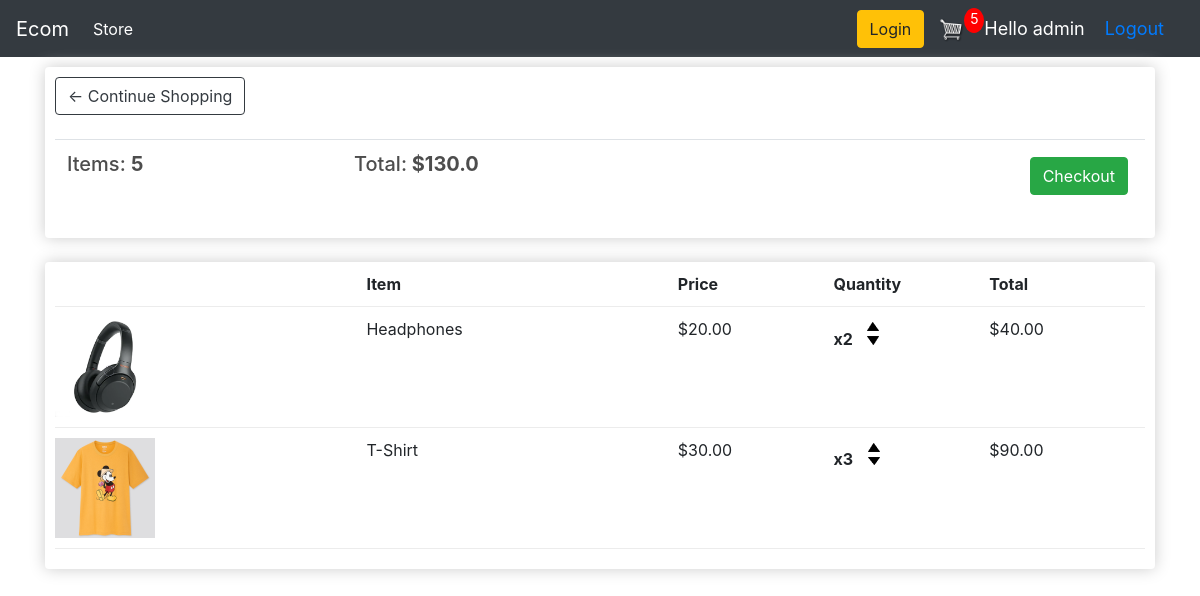
The app's page /cart/ (signed in) with its own data.
### store/models.py (models this page shows, shortened)
class Order(models.Model):
    customer = models.ForeignKey(Customer, on_delete=models.SET_NULL, blank=True, null=True )
    date_ordered = models.DateTimeField(auto_now_add=True)
    complete = models.BooleanField(default=False, null = True, blank = False)
    transaction_id = models.CharField(max_length= 200, null= True)
    @property
    def get_cart_total(self):
        orderitems = self.orderitem_set.all()
        total = sum([item.get_total for item in orderitems])
        return total
    @property
    def get_cart_items(self):
        orderitems = self.orderitem_set.all()
        total = sum([item.quantity for item in orderitems])
        return total

class OrderItem(models.Model):
    product = models.ForeignKey(Product, on_delete=models.SET_NULL, blank= True, null=True)
    order = models.ForeignKey(Order, on_delete=models.SET_NULL, blank= True ,null= True)
    quantity = models.IntegerField(default=0, null=True, blank=True)
    date_added = models.DateTimeField(auto_now_add=True)
    @property
    def get_total(self):
        total = self.product.price * self.quantity
        return total

class Product(models.Model):
    name = models.CharField(max_length=100, null= True)
    price = models.FloatField()
    digital = models.BooleanField(default=False, null=True, blank=False)
    image = models.ImageField(null=True, blank=True)
    @property
    def imageURL(self):
        try:
            url = self.image.url
        except:
            url =''
        return url

### store/views.py (the view)
# urls.py: path('cart/', views.cart, name="cart"),
def cart(request):
    if request.user.is_authenticated:
        customer = request.user.customer
        order, created = Order.objects.get_or_create(customer = customer, complete = False)
        items = order.orderitem_set.all()
        cartItems = order.get_cart_items
    else:
        items =[]
        order ={'get_cart_items': 0, 'get_cart_total': 0 ,'shipping': False}
        cartItems = order['get_cart_items']
    return render(
        request= request,
        template_name= "store/cart.html",
        context={
            'items': items,
            'order': order,
            'cartItems':cartItems,
        }
    )

### store/templates/store/cart.html
{% extends 'store/main.html' %}
{% load static %}
{% block content %}
    <div class="row">
        <div class="col-lg-12">
            <div class="box-element">
                    <a  class="btn btn-outline-dark" href="{% url 'store' %}">&#x2190; Continue Shopping</a>
                    <br>
                    <br>
                    <table class="table">
                        <tr>
                            <th><h5>Items: <strong>{{order.get_cart_items}}</strong></h5></th>
                            <th><h5>Total:<strong> ${{order.get_cart_total}}</strong></h5></th>
                            <th>
                                <a  style="float:right; margin:5px;" class="btn btn-success"
                                href="{% url 'checkout' %}">Checkout</a>
                            </th>
                        </tr>
                    </table>
            </div>
            <br>
            <div class="box-element">
                <div class="cart-row">
                    <div style="flex:2"></div>
                    <div style="flex:2"><strong>Item</strong></div>
                    <div style="flex:1"><strong>Price</strong></div>
                    <div style="flex:1"><strong>Quantity</strong></div>
                    <div style="flex:1"><strong>Total</strong></div>
                </div>
                {% for item in items %}
                <div class="cart-row">
                    <div style="flex:2"><img class="row-image" src="{{item.product.imageURL}}"></div>
                    <div style="flex:2"><p>{{item.product.name}}</p></div>
                    <div style="flex:1"><p>${{item.product.price|floatformat:2}}</p></div>
                    <div style="flex:1">
                        <p class="quantity">x{{item.quantity}}</p>
                        <div class="quantity">
                            <img data-product="{{item.product.id}}" data-action="add"
                            class="chg-quantity update-cart" src="{% static  'images/arrow-up.png' %}">
                            <img data-product="{{item.product.id}}" data-action="remove"
                            class="chg-quantity update-cart" src="{% static  'images/arrow-down.png' %}">
                        </div>
                    </div>
                    <div style="flex:1"><p>${{item.get_total|floatformat:2}}</p></div>
                </div>
                {% endfor %}
            </div>
        </div>
    </div>
{% endblock content %}

### store/templates/store/main.html (shortened to what this page needs)
<!DOCTYPE html>
{% load static %}
<html>
<head>
    <link rel="stylesheet" type="text/css" href="{% static 'css/main.css' %}">
    <link rel="stylesheet" href="https://stackpath.bootstrapcdn.com/bootstrap/4.4.1/css/bootstrap.min.css"
>
</head>
<body>
    <nav class="navbar navbar-expand-lg navbar-dark bg-dark">
        <a class="navbar-brand" href="{% url 'store' %}">Ecom</a>
        <div class="collapse navbar-collapse" id="navbarSupportedContent">
          <ul class="navbar-nav mr-auto">
            <li class="nav-item active">
              <a class="nav-link" href="{% url 'store' %}">Store<span class="sr-only">(current)</span></a>
            </li>
          </ul>
          <div class="form-inline my-2 my-lg-0">
            <a href="{% url 'login' %}" class="btn btn-warning">Login</a>
            <a href="{% url 'cart' %}">
               <img  id="cart-icon" src="{% static 'images/cart.png' %}">
           </a>
           <p id="cart-total">{{cartItems}}</p>
          </div>
        </div>
        <span class ="hello-msg">  Hello {{request.user}}</span>
        <span class ="hello-msg" ><a href="{% url 'logout' %}">  Logout</a></span>
    </nav>
    <div class="container">
        {% block content %}
        {% endblock content %}
    </div>
</body>
</html>

### static/css/main.css (style rules this page uses)
body { background-color: hsl(0, 0%, 98%); }
h1,h2,h3,h4,h5,h6 { color:hsl(0, 0%, 30%); }
.box-element { box-shadow:hsl(0, 0%, 80%) 0 0 16px; background-color: #fff; border-radius: 4px; padding: 10px; }
.bg-dark { background-color: #4f868c!important; }
#cart-icon { width:25px; display: inline-block; margin-left: 15px; }
#cart-total { display: block; text-align: center; color:#fff; background-color: red; width: 20px; height: 25px; border-radius: 50%; font-size: 14px; }
.col-lg-4, .col-lg-6, .col-lg-8, .col-lg-12 { margin-top: 10px; }
.btn { border-radius: 0; }
.row-image { width: 100px; }
.cart-row { display: flex; align-items: flex-stretch; padding-bottom: 10px; margin-bottom: 10px; border-bottom: 1px solid #ececec; }
.quantity { display: inline-block; font-weight: 700; padding-right:10px; }
.chg-quantity { width: 12px; cursor: pointer; display: block; margin-top: 5px; transition:.1s; }

### store/templates/store/main.html (style rules this page uses)
.hello-msg { font-size: 18px; color: #fff; margin-right: 20px; }

### records on screen
Order: get_cart_items "5", get_cart_total "130.0"
OrderItem: product.imageURL (picture), product.name "Headphones", product.price "20.00", quantity "2", get_total "40.00"
OrderItem: product.imageURL (picture), product.name "T-Shirt", product.price "30.00", quantity "3", get_total "90.00"

### other values on screen
{{ cartItems }} "5"
{{ request.user }} "admin"
